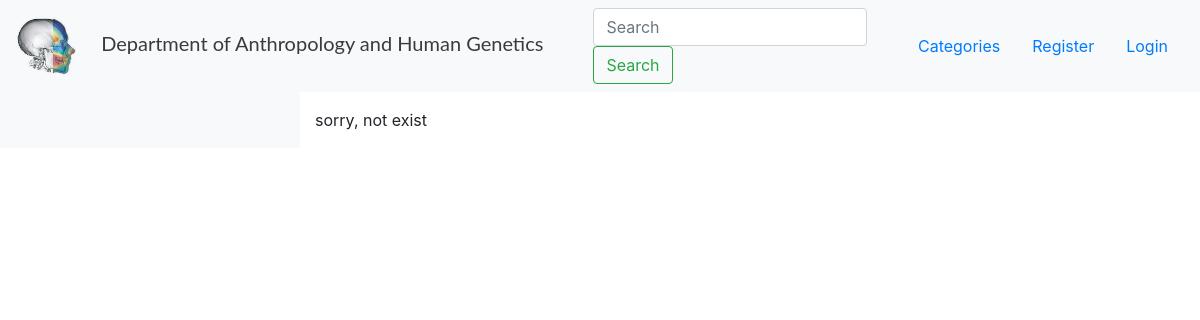
Before: /category/Videos/ with the older database file.
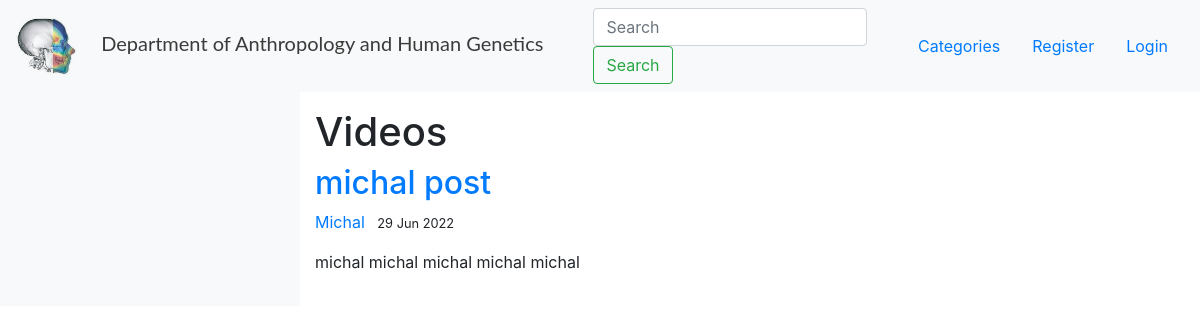
After: the same page with the newer database file.
### blog/models.py (models this page shows, shortened)
class Post(models.Model):
    title = models.CharField(max_length=200, unique=True)
    slug = models.SlugField(max_length=200, unique=True)
    author = models.ForeignKey(User, on_delete= models.CASCADE)
    updated_on = models.DateTimeField(auto_now= True)
    content = RichTextField(blank=True, null=True)
    created_on = models.DateTimeField(auto_now_add=True)
    status = models.IntegerField(choices=STATUS, default=1)
    article_image = models.ImageField(null = True, blank = True, upload_to = "images/")
    thumbnail_image = models.ImageField(null = True, blank = True, upload_to = "images/")
    category = models.CharField(max_length=255, default="News")
    likes = models.ManyToManyField(User, related_name='blog_posts')
    class Meta:
        ordering = ['-created_on']

### blog/views.py (the view)
# urls.py: path('category/<str:cats>/', views.CategoryView, name='category'),
def CategoryView(request, cats):
    category_posts = Post.objects.filter(category=cats, status=1)
    return render(request, 'blog/categories.html', {'cats':cats, 'category_posts':category_posts})

### blog/templates/blog/categories.html (shortened to what this page needs)
{% extends "blog/base.html" %}
{% load static %}
{% block content %}
    {% if category_posts %}
        <h1>{{ cats }}</h1>
        {% for post in category_posts %}
            <article class="media content-section">
                <div class="media-body">
                    <div class="article-metadata">
                        <h2><a class="article-title" href="{% url 'article-detail' post.pk %}">{{ post.title }}</a></h2>
                    </div>
                    <a class="mr-2" href="#">{{ post.author }}</a>
                    <small class="mr-2">{{ post.created_on|date:'d M Y' }}</small>
                    <p class="article-content">{{ post.content|truncatewords:20|safe|linebreaksbr }}</p>
                </div>
            </article>
        {% endfor %}
    {% else %}
        sorry, not exist
    {% endif %}
{% endblock content %}

Changed rows visible on the page:
added Post: category "Videos", title "michal post", author "Michal", created_on "29 Jun 2022", content "michal michal michal michal michal"
Other visible differences:
text no longer shown: "sorry, not exist"
